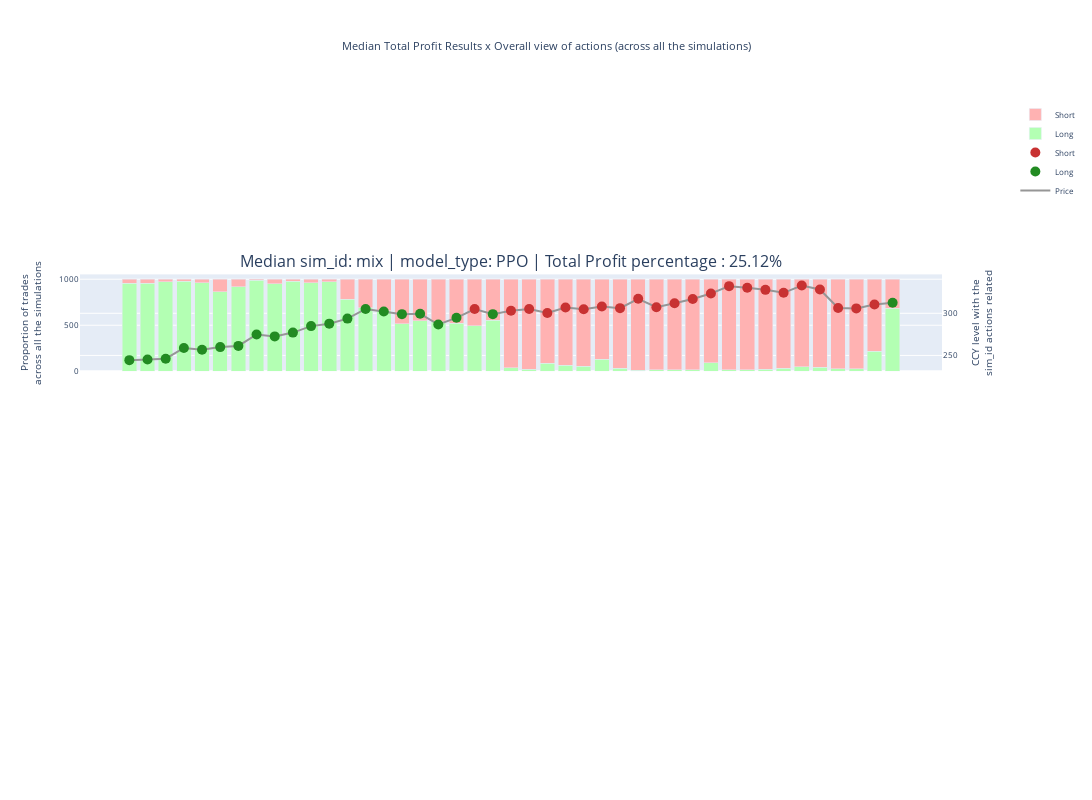

Notebook code cell kept with this figure:
### Code cell
plot_trader_robot_actions_all_sim_id_combined_all_models(config_file_name_without_extension)
